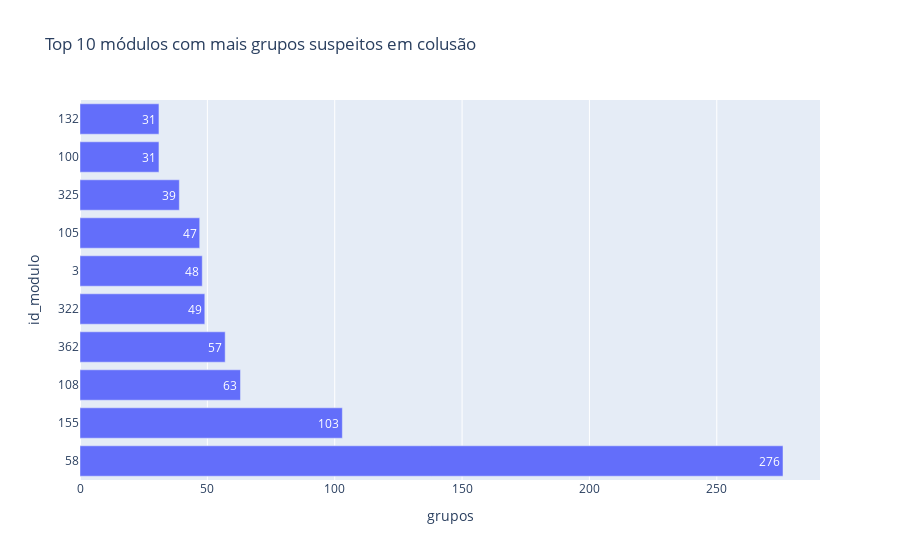

Write notebook code for a chart like this one.
### Markdown cell above
### Número de grupos suspeitos por módulo (Top 10)

### Code cell
teste['grupos'] = teste['analito'] + ' -- ' + teste['cluster'].astype(str)
teste2 = teste.groupby(['id_modulo'], as_index=False).grupos.agg(lambda x: len(set(x))).sort_values('grupos', ascending=False).head(10)
teste2['id_modulo'] = teste2['id_modulo'].astype(str)

import plotly.express as px

px.bar(
    data_frame=teste2,
    x='grupos',
    y='id_modulo',
    title='Top 10 módulos com mais grupos suspeitos em colusão',
    text_auto=True
)

### Figure 1 — Plotly figure (JSON) as saved in the notebook; plotly's stock layout.template omitted (floating-point values rounded to 4 significant figures)
{"data": [{"hovertemplate": "grupos=%{x}<br>id_modulo=%{y}<extra></extra>", "legendgroup": "", "marker": {"color": "#636efa", "pattern": {"shape": ""}}, "name": "", "orientation": "h", "showlegend": false, "textposition": "auto", "texttemplate": "%{x}", "type": "bar", "x": [276, 103, 63, 57, 49, 48, 47, 39, 31, 31], "xaxis": "x", "y": ["58", "155", "108", "362", "322", "3", "105", "325", "100", "132"], "yaxis": "y"}], "layout": {"barmode": "relative", "legend": {"tracegroupgap": 0}, "title": {"text": "Top 10 módulos com mais grupos suspeitos em colusão"}, "xaxis": {"anchor": "y", "domain": [0, 1], "title": {"text": "grupos"}}, "yaxis": {"anchor": "x", "domain": [0, 1], "title": {"text": "id_modulo"}}}}
